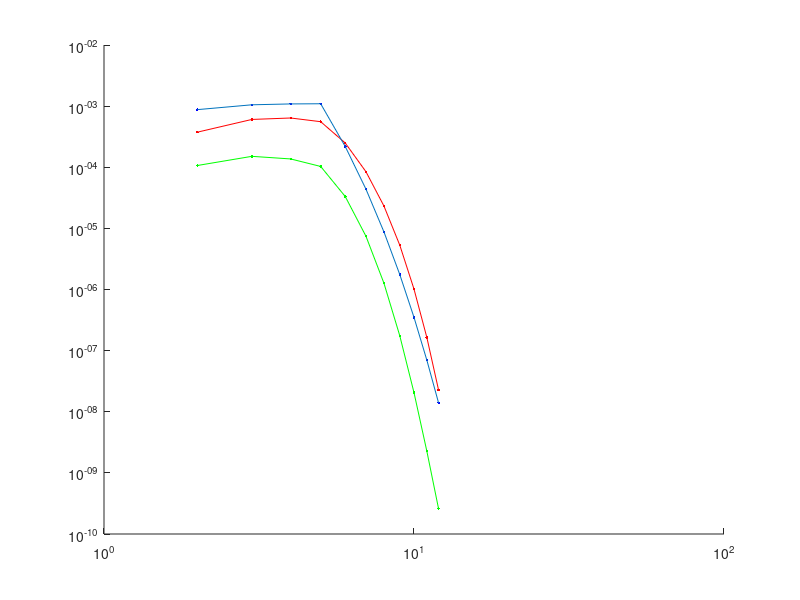

Write MATLAB code to recreate this figure.
clf
molecularweight  = 285.33;
LitersOfPlasma = 5;
Morphine = 0;
Injection = 1.25;
Intake = Injection/(molecularweight*LitersOfPlasma);
M3G = 0;
M6G = 0;
a = 12;
hold on
M6 = [1:a];
M3 = [1:a];
MM = [1:a];
q = [1:a];

for i = 1:a
if i < 5
    MorphineX = (Intake);
    
else MorphineX = 0;
    
end
    MM(i) = Morphine;
    loglog(i,Morphine,'b.')
    M3G1 = (Morphine*.6);
    M6G1 = (Morphine*.2);
    M3G = (M3G + M3G1)*((2).^(-i/4.1));
    M6G = (M6G + M6G1)*((2).^(-i/2.8));
    M3(i) = M3G;
    M6(i) = M6G;
    Morphine = (MorphineX + Morphine - (M3G1 + M6G1));
    
    
   
    loglog(i,M3G,'r.')
    loglog(i,M6G,'g.')
end
loglog(q,M3,'r')
loglog(q,M6,'g')
loglog(q,MM)
